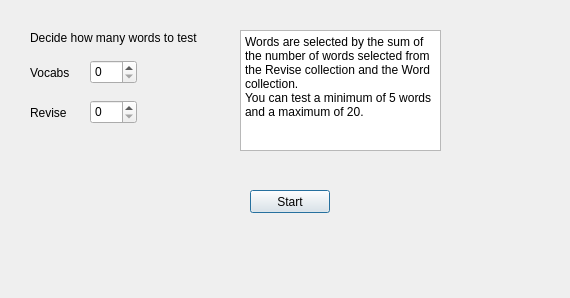
<?xml version="1.0" encoding="UTF-8"?>
<ui version="4.0">
 <class>Dialog</class>
 <widget class="QDialog" name="Dialog">
  <property name="geometry">
   <rect>
    <x>0</x>
    <y>0</y>
    <width>570</width>
    <height>298</height>
   </rect>
  </property>
  <property name="windowTitle">
   <string>Dialog</string>
  </property>
  <widget class="QSpinBox" name="spinBox">
   <property name="geometry">
    <rect>
     <x>90</x>
     <y>60</y>
     <width>47</width>
     <height>24</height>
    </rect>
   </property>
  </widget>
  <widget class="QLabel" name="label">
   <property name="geometry">
    <rect>
     <x>30</x>
     <y>30</y>
     <width>201</width>
     <height>16</height>
    </rect>
   </property>
   <property name="text">
    <string>Decide how many words to test</string>
   </property>
  </widget>
  <widget class="QPushButton" name="pushButton">
   <property name="geometry">
    <rect>
     <x>250</x>
     <y>190</y>
     <width>80</width>
     <height>23</height>
    </rect>
   </property>
   <property name="text">
    <string>Start</string>
   </property>
  </widget>
  <widget class="QSpinBox" name="spinBox_2">
   <property name="geometry">
    <rect>
     <x>90</x>
     <y>100</y>
     <width>47</width>
     <height>24</height>
    </rect>
   </property>
  </widget>
  <widget class="QLabel" name="label_2">
   <property name="geometry">
    <rect>
     <x>30</x>
     <y>65</y>
     <width>44</width>
     <height>15</height>
    </rect>
   </property>
   <property name="text">
    <string>Vocabs</string>
   </property>
  </widget>
  <widget class="QLabel" name="label_3">
   <property name="geometry">
    <rect>
     <x>30</x>
     <y>105</y>
     <width>59</width>
     <height>15</height>
    </rect>
   </property>
   <property name="text">
    <string>Revise</string>
   </property>
  </widget>
  <widget class="QTextEdit" name="textEdit">
   <property name="geometry">
    <rect>
     <x>240</x>
     <y>30</y>
     <width>201</width>
     <height>121</height>
    </rect>
   </property>
   <property name="html">
    <string>&lt;!DOCTYPE HTML PUBLIC &quot;-//W3C//DTD HTML 4.0//EN&quot; &quot;http://www.w3.org/TR/REC-html40/strict.dtd&quot;&gt;
&lt;html&gt;&lt;head&gt;&lt;meta name=&quot;qrichtext&quot; content=&quot;1&quot; /&gt;&lt;style type=&quot;text/css&quot;&gt;
p, li { white-space: pre-wrap; }
&lt;/style&gt;&lt;/head&gt;&lt;body style=&quot; font-family:'Sans Serif'; font-size:9pt; font-weight:400; font-style:normal;&quot;&gt;
&lt;p style=&quot; margin-top:0px; margin-bottom:0px; margin-left:0px; margin-right:0px; -qt-block-indent:0; text-indent:0px;&quot;&gt;Words are selected by the sum of the number of words selected from the Revise collection and the Word collection.&lt;/p&gt;
&lt;p style=&quot; margin-top:0px; margin-bottom:0px; margin-left:0px; margin-right:0px; -qt-block-indent:0; text-indent:0px;&quot;&gt;You can test a minimum of 5 words and a maximum of 20.&lt;/p&gt;&lt;/body&gt;&lt;/html&gt;</string>
   </property>
  </widget>
 </widget>
 <resources/>
 <connections/>
 <slots>
  <slot>start()</slot>
 </slots>
</ui>
